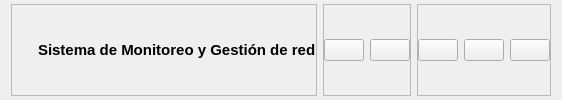
        <widget class="QWidget" name="Encabezado" native="true">
         <layout class="QHBoxLayout" name="horizontalLayout_3">
          <property name="topMargin">
           <number>4</number>
          </property>
          <property name="bottomMargin">
           <number>4</number>
          </property>
          <item alignment="Qt::AlignLeft">
           <widget class="QFrame" name="frame_4">
            <property name="frameShape">
             <enum>QFrame::StyledPanel</enum>
            </property>
            <property name="frameShadow">
             <enum>QFrame::Raised</enum>
            </property>
            <layout class="QHBoxLayout" name="horizontalLayout_6">
             <property name="leftMargin">
              <number>0</number>
             </property>
             <property name="topMargin">
              <number>0</number>
             </property>
             <property name="rightMargin">
              <number>0</number>
             </property>
             <property name="bottomMargin">
              <number>0</number>
             </property>
             <item>
              <widget class="QLabel" name="Logo">
               <property name="minimumSize">
                <size>
                 <width>20</width>
                 <height>20</height>
                </size>
               </property>
               <property name="maximumSize">
                <size>
                 <width>30</width>
                 <height>30</height>
                </size>
               </property>
               <property name="text">
                <string/>
               </property>
               <property name="pixmap">
                <pixmap resource="Recursos.qrc">:/Logo/Imagenes/logo.png</pixmap>
               </property>
              </widget>
             </item>
             <item>
              <widget class="QLabel" name="label_6">
               <property name="font">
                <font>
                 <pointsize>11</pointsize>
                 <weight>75</weight>
                 <bold>true</bold>
                </font>
               </property>
               <property name="text">
                <string>Sistema de Monitoreo y Gestión de red</string>
               </property>
              </widget>
             </item>
            </layout>
           </widget>
          </item>
          <item alignment="Qt::AlignHCenter">
           <widget class="QFrame" name="frame_6">
            <property name="frameShape">
             <enum>QFrame::StyledPanel</enum>
            </property>
            <property name="frameShadow">
             <enum>QFrame::Raised</enum>
            </property>
            <layout class="QHBoxLayout" name="horizontalLayout_5">
             <property name="leftMargin">
              <number>0</number>
             </property>
             <property name="topMargin">
              <number>0</number>
             </property>
             <property name="rightMargin">
              <number>0</number>
             </property>
             <property name="bottomMargin">
              <number>0</number>
             </property>
             <item>
              <widget class="QPushButton" name="InterRedBtn">
               <property name="toolTip">
                <string>Interfaz de red</string>
               </property>
               <property name="text">
                <string/>
               </property>
               <property name="icon">
                <iconset resource="Recursos.qrc">
                 <normaloff>:/Iconos2/Imagenes/icons/icon_settings.png</normaloff>:/Iconos2/Imagenes/icons/icon_settings.png</iconset>
               </property>
              </widget>
             </item>
             <item>
              <widget class="QPushButton" name="UserBtn">
               <property name="toolTip">
                <string>Dispositivos en red</string>
               </property>
               <property name="text">
                <string/>
               </property>
               <property name="icon">
                <iconset resource="Recursos.qrc">
                 <normaloff>:/Iconos2/Imagenes/icons/cil-ethernet.png</normaloff>:/Iconos2/Imagenes/icons/cil-ethernet.png</iconset>
               </property>
              </widget>
             </item>
            </layout>
           </widget>
          </item>
          <item alignment="Qt::AlignRight">
           <widget class="QFrame" name="frame_7">
            <property name="frameShape">
             <enum>QFrame::StyledPanel</enum>
            </property>
            <property name="frameShadow">
             <enum>QFrame::Raised</enum>
            </property>
            <layout class="QHBoxLayout" name="horizontalLayout_4">
             <property name="leftMargin">
              <number>0</number>
             </property>
             <property name="topMargin">
              <number>0</number>
             </property>
             <property name="rightMargin">
              <number>0</number>
             </property>
             <property name="bottomMargin">
              <number>0</number>
             </property>
             <item>
              <widget class="QPushButton" name="MinBtn">
               <property name="toolTip">
                <string>Minimizar</string>
               </property>
               <property name="text">
                <string/>
               </property>
               <property name="icon">
                <iconset resource="Recursos.qrc">
                 <normaloff>:/Iconos2/Imagenes/icons/icon_minimize.png</normaloff>:/Iconos2/Imagenes/icons/icon_minimize.png</iconset>
               </property>
               <property name="iconSize">
                <size>
                 <width>24</width>
                 <height>24</height>
                </size>
               </property>
              </widget>
             </item>
             <item>
              <widget class="QPushButton" name="MaxBtn">
               <property name="toolTip">
                <string>Cambiar Tamaño</string>
               </property>
               <property name="text">
                <string/>
               </property>
               <property name="icon">
                <iconset resource="Recursos.qrc">
                 <normaloff>:/Iconos2/Imagenes/icons/icon_restore.png</normaloff>:/Iconos2/Imagenes/icons/icon_restore.png</iconset>
               </property>
               <property name="iconSize">
                <size>
                 <width>24</width>
                 <height>24</height>
                </size>
               </property>
              </widget>
             </item>
             <item>
              <widget class="QPushButton" name="SalirBtn">
               <property name="toolTip">
                <string>Salir</string>
               </property>
               <property name="text">
                <string/>
               </property>
               <property name="icon">
                <iconset resource="Recursos.qrc">
                 <normaloff>:/Iconos2/Imagenes/icons/cil-x.png</normaloff>:/Iconos2/Imagenes/icons/cil-x.png</iconset>
               </property>
               <property name="iconSize">
                <size>
                 <width>24</width>
                 <height>24</height>
                </size>
               </property>
              </widget>
             </item>
            </layout>
           </widget>
          </item>
         </layout>
        </widget>
